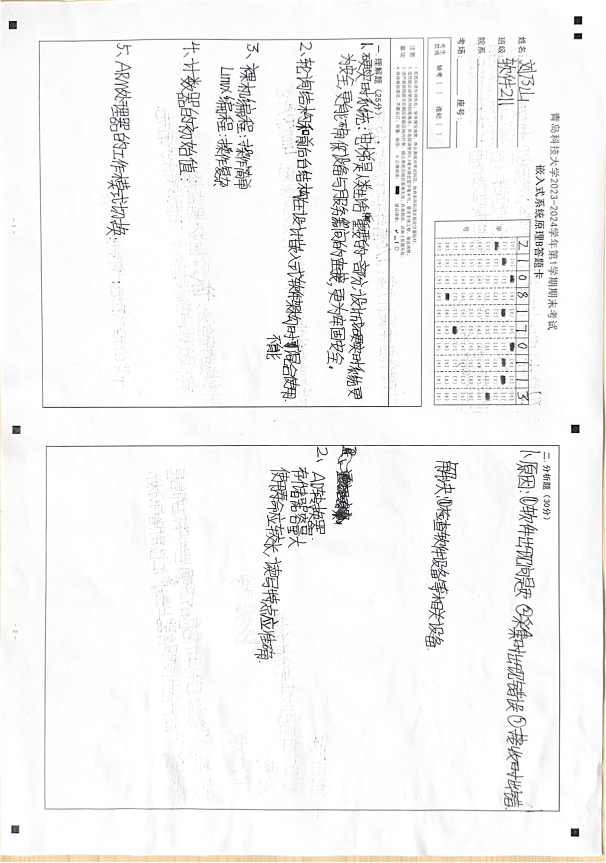
#> input picture data/raw/paper_1.png, 1817 x 2588 px (shown at 1/3 size)
$ python -i image_preprocessor.py   (imports and definitions only)
#> lines starting #> are read from the running program, lines starting #| are printed output that depends on the picture; after the words box and inside, x2 and y2 are one past the last pixel; in counts of white or black regions, pixels touching at a corner belong together
#> further down, picture is the input picture: shape (2588, 1817, 3); mean B, G, R 244.1, 244.1, 244.4
import cv2
import numpy as np

class ImagePreprocessor:
    """试卷图像预处理模块"""

    def __init__(self, blur_kernel: tuple = (5, 5)):
        self.blur_kernel = blur_kernel

    def rotate_90_no_crop(self, image: np.ndarray) -> np.ndarray:
        return cv2.rotate(image, cv2.ROTATE_90_COUNTERCLOCKWISE)

    def preprocess(self, image: np.ndarray) -> np.ndarray:
        """对整张彩色图像进行二值化预处理（灰度+高斯模糊+自适应阈值+形态学闭运算）"""
        gray = cv2.cvtColor(image, cv2.COLOR_BGR2GRAY)
        gray = cv2.GaussianBlur(gray, self.blur_kernel, 0)
        binary = cv2.adaptiveThreshold(
            gray, 255,
            cv2.ADAPTIVE_THRESH_GAUSSIAN_C,
            cv2.THRESH_BINARY_INV,
            15, 10
        )
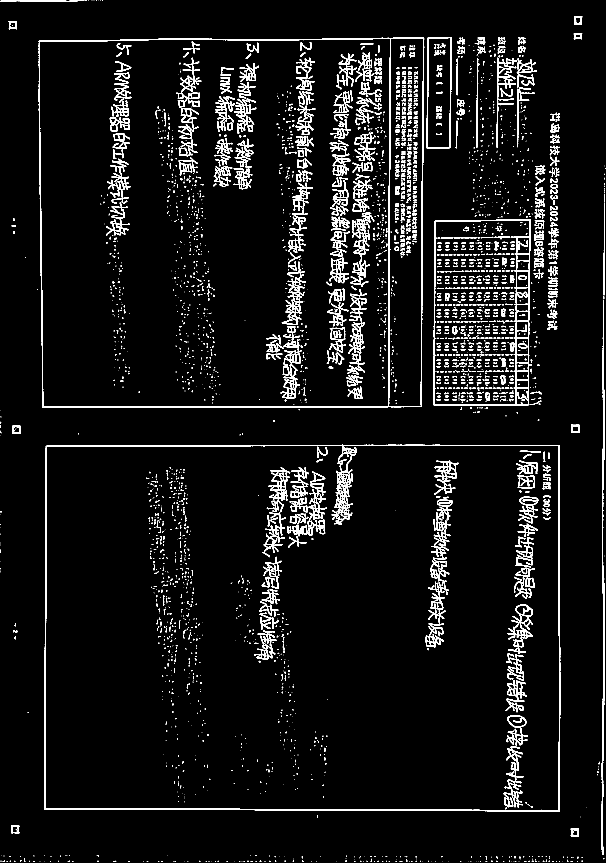
#> binary: shape (2588, 1817) (shown at 1/3 size); 5.5% white; 3376 white regions (2158 under 20 px), largest, box (x1, y1, x2, y2) and area: (133, 1334, 1681, 2436) 22668, (116, 112, 1273, 1224) 18951, (1301, 657, 1592, 1217) 9084
        kernel = np.ones((3, 3), np.uint8)
        cleaned = cv2.morphologyEx(binary, cv2.MORPH_CLOSE, kernel)
#> cleaned: shape (2588, 1817); 5.7% white; 2970 white regions (1903 under 20 px), largest, box (x1, y1, x2, y2) and area: (133, 1334, 1681, 2436) 23447, (116, 112, 1273, 1224) 19024, (1301, 657, 1595, 1217) 9949
        return cleaned

    def preprocess_from_file(self, file_path: str):
        """读取图片，旋转，返回旋转后的原图和二值化后的整图"""
        raw_data = np.fromfile(file_path, dtype=np.uint8)
        image = cv2.imdecode(raw_data, cv2.IMREAD_COLOR)
        if image is None:
            raise ValueError(f"无法读取图片：{file_path}")
        rotated_img = self.rotate_90_no_crop(image)
        # processed_img = self.preprocess(rotated_img)
        return rotated_img

    def preprocess_roi(self, roi: np.ndarray) -> np.ndarray:
        """
        对单个答题区域（已正立的彩色图像）进行二值化预处理。
        参数 roi: 彩色 BGR 图像 (numpy array)
        返回: 二值化后的图像（前景白，背景黑）
        """
        # 如果输入已经是单通道灰度图，直接使用；否则转换
        if len(roi.shape) == 3:
            gray = cv2.cvtColor(roi, cv2.COLOR_BGR2GRAY)
        else:
            gray = roi
        gray = cv2.GaussianBlur(gray, self.blur_kernel, 0)
        binary = cv2.adaptiveThreshold(
            gray, 255,
            cv2.ADAPTIVE_THRESH_GAUSSIAN_C,
            cv2.THRESH_BINARY_INV,
            15, 10
        )
        kernel = np.ones((3, 3), np.uint8)
        cleaned = cv2.morphologyEx(binary, cv2.MORPH_CLOSE, kernel)
        return cleaned

# [21 lines not run here, left out]

>>> import cv2
>>> picture = cv2.imread('../data/raw/paper_1.png')
>>> result = ImagePreprocessor().preprocess(picture)

$ run again, on data/raw/刘伟_1.png
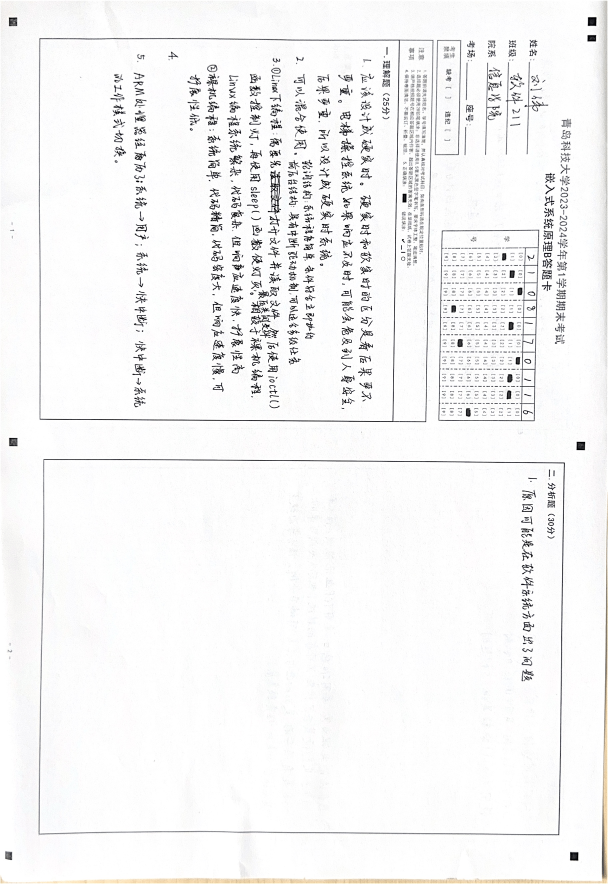
#> input picture data/raw/刘伟_1.png, 1823 x 2652 px (shown at 1/3 size)
#> picture is the input picture: shape (2652, 1823, 3); mean B, G, R 245.6, 245.4, 245.6
#> in preprocess, `binary = cv2.adaptiveThreshold( gray, 255, cv2.ADAPTIVE_THRESH_GAUSSIA..`:
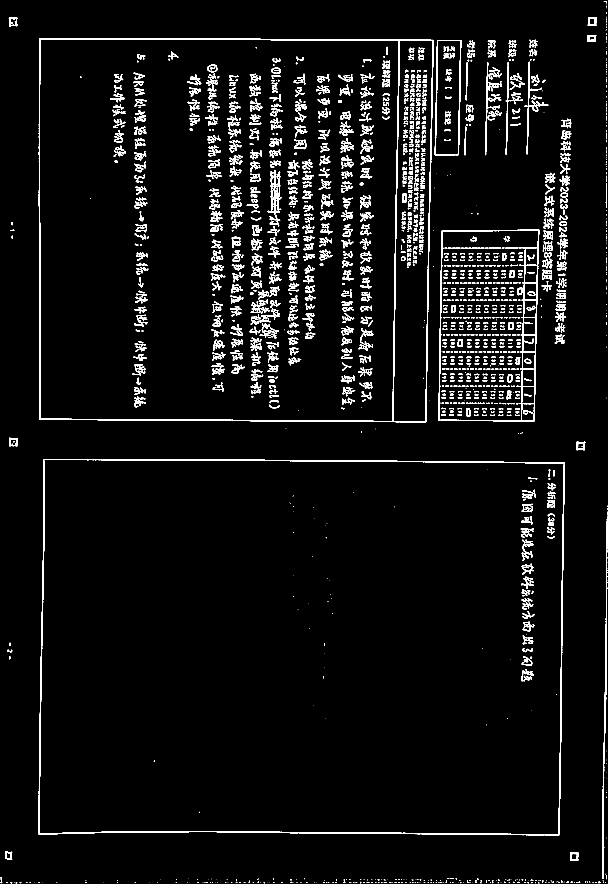
#> binary: shape (2652, 1823) (shown at 1/3 size); 4.4% white; 1887 white regions (538 under 20 px), largest, box (x1, y1, x2, y2) and area: (116, 114, 1301, 1267) 19666, (115, 1377, 1695, 2506) 18587, (1315, 689, 1618, 1264) 8706
#> cleaned: shape (2652, 1823); 4.6% white; 1542 white regions (403 under 20 px), largest, box (x1, y1, x2, y2) and area: (116, 114, 1301, 1267) 19738, (115, 1377, 1695, 2506) 18632, (1315, 689, 1618, 1264) 9387

$ run again, on data/raw/刘伟_2.png
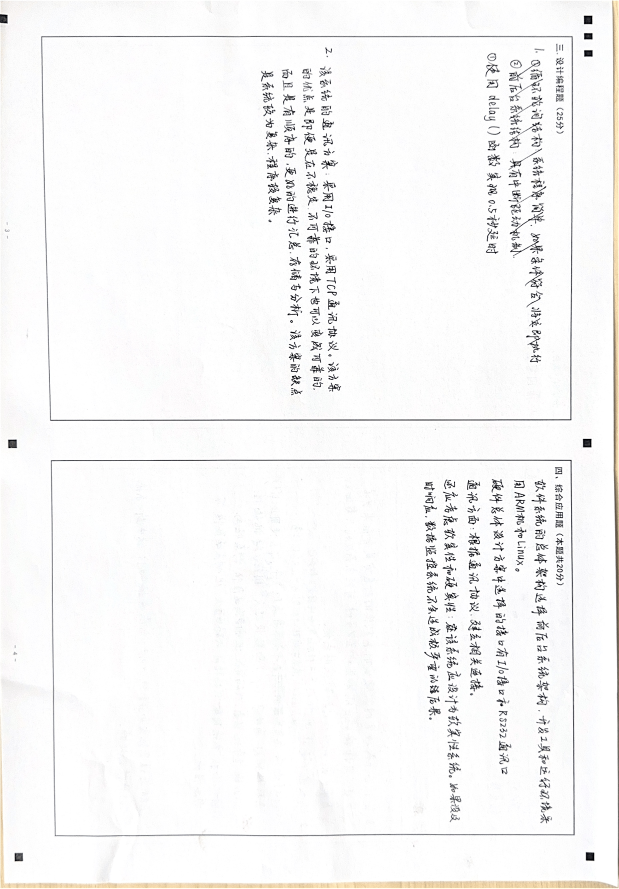
#> input picture data/raw/刘伟_2.png, 1857 x 2666 px (shown at 1/3 size)
#> picture is the input picture: shape (2666, 1857, 3); mean B, G, R 247.1, 247.3, 247.6
#> in preprocess, `binary = cv2.adaptiveThreshold( gray, 255, cv2.ADAPTIVE_THRESH_GAUSSIA..`:
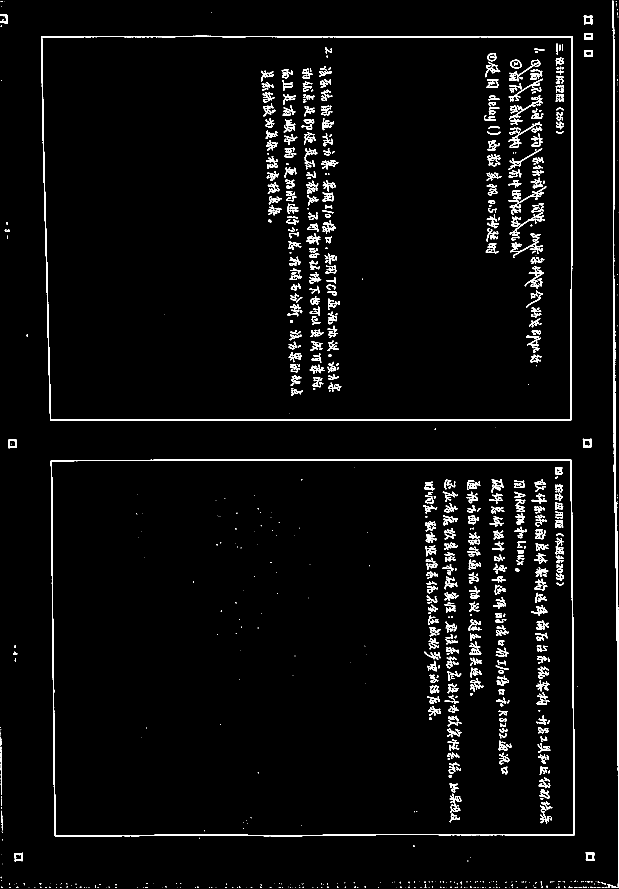
#> binary: shape (2666, 1857) (shown at 1/3 size); 3.1% white; 1008 white regions (367 under 20 px), largest, box (x1, y1, x2, y2) and area: (123, 107, 1719, 1263) 19299, (152, 1379, 1724, 2510) 18340, (1821, 2, 1857, 2664) 11116
#> cleaned: shape (2666, 1857); 3.3% white; 799 white regions (327 under 20 px), largest, box (x1, y1, x2, y2) and area: (123, 107, 1719, 1263) 19358, (152, 1379, 1724, 2510) 18366, (1821, 2, 1857, 2664) 11426

$ run again, on data/raw/刘冠君_1.png
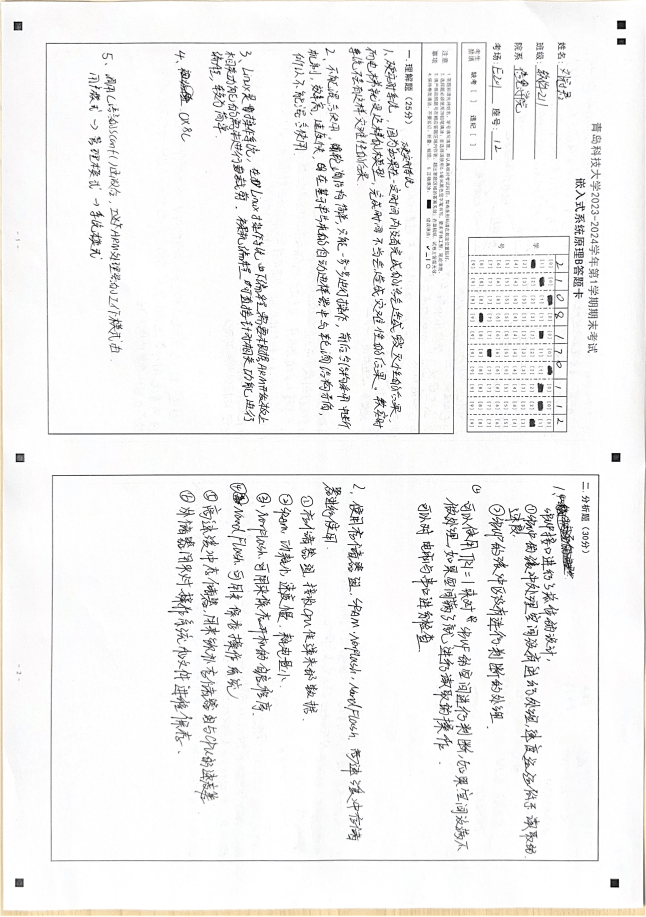
#> input picture data/raw/刘冠君_1.png, 1938 x 2749 px (shown at 1/3 size)
#> picture is the input picture: shape (2749, 1938, 3); mean B, G, R 241.8, 242, 242.4
#> in preprocess, `binary = cv2.adaptiveThreshold( gray, 255, cv2.ADAPTIVE_THRESH_GAUSSIA..`:
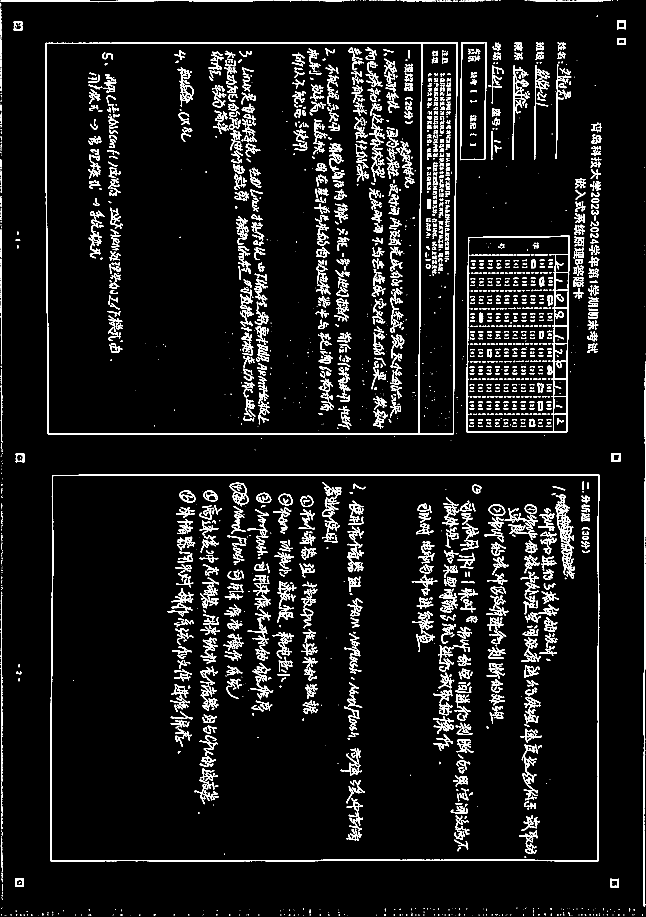
#> binary: shape (2749, 1938) (shown at 1/3 size); 6.7% white; 2559 white regions (739 under 20 px), largest, box (x1, y1, x2, y2) and area: (137, 127, 1373, 1304) 20502, (151, 1422, 1798, 2585) 19559, (1399, 707, 1710, 1298) 9817
#> cleaned: shape (2749, 1938); 7% white; 1995 white regions (580 under 20 px), largest, box (x1, y1, x2, y2) and area: (137, 127, 1373, 1304) 20591, (151, 1422, 1798, 2585) 19623, (1399, 707, 1710, 1298) 10013
